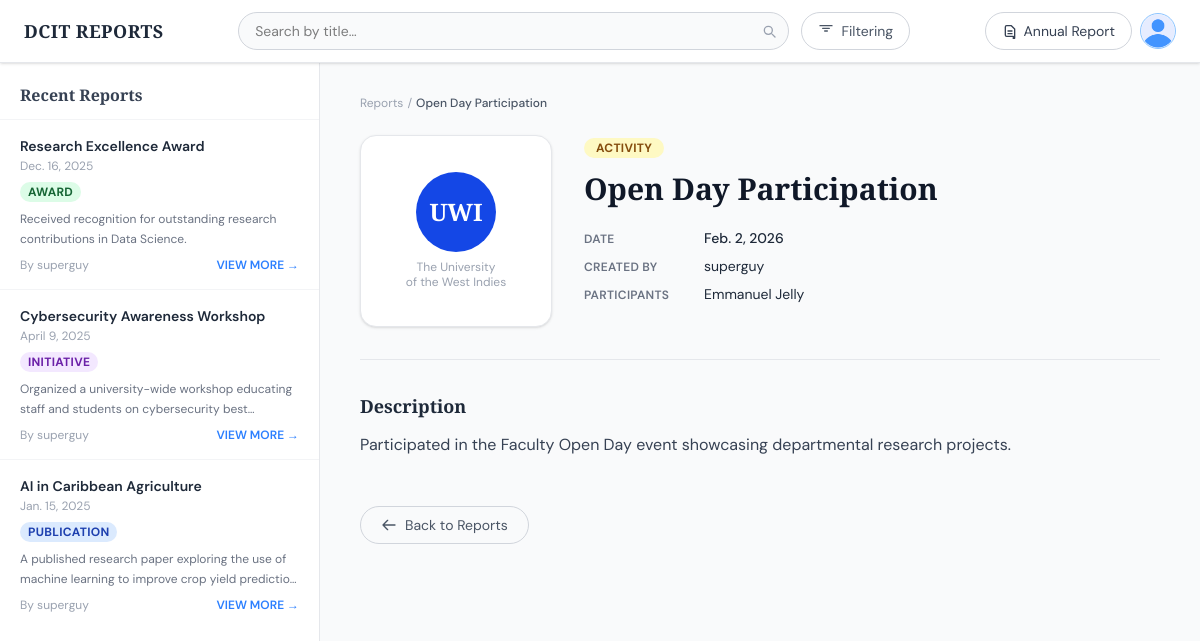
Screenshot of /reports/report/4 (signed in) with the database file from the repository.
### users/models.py (models this page shows, shortened)
class UserProfilePic(models.Model):
    user = models.OneToOneField(User,null=False,blank=False ,on_delete=models.CASCADE,unique=True,related_name='profile_pic')
    profilePic = models.ImageField(default="profile_pictures/user.png",upload_to='profile_pictures')

### reports/models.py (models this page shows, shortened)
class Report(models.Model):
    user = models.ForeignKey(User,on_delete=models.CASCADE,null=False,related_name='reports')
    title = models.CharField(max_length=200,blank=False,null=False, db_index=True)
    description = models.TextField(null=False,blank=False)
    participants = models.ManyToManyField(Participant,blank=True)
    category = models.ForeignKey(Category,on_delete=models.SET_NULL,default=1,null=True)
    committees= models.ManyToManyField(Committee,blank=True)
    feature_image = models.ImageField(default='default_image.jpg',upload_to='report_images')
    date_of_report= models.DateField(blank=False,null=False,default=timezone.now())
    created = models.DateTimeField(auto_now_add=True)
    updated = models.DateTimeField(auto_now=True)
    isActive = models.BooleanField(auto_created=True,default=True)
    objects = ReportQuerySet.as_manager()#Custom manager
    class Meta:
        ordering = ['-date_of_report','-created','-updated']

class Category(models.Model):
    name = models.CharField(max_length=200,blank=False,null= False)
    regex = models.TextField(blank=True,null=True)

class Participant(models.Model):
    user = models.ForeignKey(User,on_delete=models.SET_NULL,null=True,blank=True)
    name = models.CharField(max_length=200,blank=False,null=False)

### reports/views.py (the view)
# urls.py: path('report/<int:pk>',view=reportView,name="report_detail"),
def reportView(request, pk):
    logger.info(f"Fetching report with id {pk} from the database")
    try:
        report = get_object_or_404(Report.objects,pk=pk)
        logger.debug(f"Found report f{report.title}")
    except Exception as e:
        logger.error(f"Error fetching report with id {pk}: {e}")
        raise
    recent_reports = Report.objects.all().exclude(pk=report.pk)[:5]
    context = {
        'report': report,
        'recent_reports': recent_reports
    }
    return render(request,'reports/report_details.html',context)

### reports/templates/reports/report_details.html (shortened to what this page needs)
{% extends 'base.html' %}
{% block body %}
{%load cache%}
<div class="flex h-[calc(100vh-65px)] overflow-hidden">
  <aside class="w-80 shrink-0 bg-white border-r border-gray-200 flex flex-col overflow-hidden">
    <div class="px-5 pt-5 pb-3 border-b border-gray-100">
      <h2 class="font-display text-base font-semibold text-gray-700">Recent Reports</h2>
    </div>
    <div class="flex-1 overflow-y-auto divide-y divide-gray-100">
      {% cache 500 recent_reports %}
      {% for recent in recent_reports %}
      <a href="{% url 'reports:report_detail' recent.pk %}"
         class="block px-5 py-4 hover:bg-gray-50 transition group {% if recent.pk == report.pk %}bg-blue-50 border-l-2 border-blue-500{% endif %}">
        <h3 class="text-sm font-semibold text-gray-800 group-hover:text-blue-700 line-clamp-1 transition">
          {{ recent.title }}
        </h3>
        <p class="text-xs text-gray-400 mt-0.5">{{ recent.date_of_report }}</p>
        <div class="flex flex-wrap items-center gap-1.5 mt-2">
          {% if recent.category %}
          {% with cat=recent.category.name|lower %}
          <span class="text-xs font-bold px-2 py-0.5 rounded-full uppercase tracking-wide
            {% if cat == 'award' %}badge-award
            {% elif cat == 'publication' %}badge-publication
            {% elif cat == 'activity' %}badge-activity
            {% elif cat == 'initiative' %}badge-initiative
            {% else %}badge-default{% endif %}">
            {{ recent.category.name }}
          </span>
          {% endwith %}
          {% endif %}
        </div>
        <p class="text-xs text-gray-500 mt-2 line-clamp-2 leading-relaxed">
          {{ recent.description }}
        </p>
        <div class="mt-2 flex items-center justify-between">
          <span class="text-xs text-gray-400">By {{ recent.user.get_full_name|default:recent.user.username }}</span>
          <span class="text-xs font-semibold text-blue-500 group-hover:text-blue-700">VIEW MORE →</span>
        </div>
      </a>
      {% empty %}
      <div class="px-5 py-8 text-center text-sm text-gray-400">No recent reports.</div>
      {% endfor %}
      {% endcache %}
    </div>
  </aside>
  <main class="flex-1 overflow-y-auto bg-gray-50 px-10 py-8">
    <nav class="text-xs text-gray-400 mb-6 flex items-center gap-1">
      <a href="{% url 'reports:index' %}" class="hover:text-blue-600 transition">Reports</a>
      <span>/</span>
      <span class="text-gray-600 font-medium truncate">{{ report.title }}</span>
    </nav>
    <div class="flex gap-8 items-start">
      <div class="shrink-0 w-48 h-48 bg-white border border-gray-200 rounded-2xl flex items-center justify-center shadow-sm overflow-hidden">
        {% if report.feature_image and report.feature_image.name != 'default_image.jpg' %}
          <img src="{{ report.feature_image.url }}" alt="{{ report.title }}" class="w-full h-full object-cover">
        {% else %}
          <div class="text-center p-4">
            <div class="w-20 h-20 mx-auto mb-2 rounded-full bg-blue-700 flex items-center justify-center">
              <span class="font-display text-white font-bold text-2xl">UWI</span>
            </div>
            <p class="text-xs text-gray-400 leading-tight">The University<br>of the West Indies</p>
          </div>
        {% endif %}
      </div>
      <div class="flex-1 min-w-0">
        {% if report.category %}
        {% with cat=report.category.name|lower %}
        <span class="inline-block text-xs font-bold px-3 py-0.5 rounded-full uppercase tracking-wide mb-3
          {% if cat == 'award' %}badge-award
          {% elif cat == 'publication' %}badge-publication
          {% elif cat == 'activity' %}badge-activity
          {% elif cat == 'initiative' %}badge-initiative
          {% else %}badge-default{% endif %}">
          {{ report.category.name }}
        </span>
        {% endwith %}
        {% endif %}
        <h1 class="font-display text-3xl font-bold text-gray-900 leading-tight mb-5">
          {{ report.title }}
        </h1>
        <dl class="space-y-2 text-sm">
          <div class="flex items-baseline gap-2">
            <dt class="font-semibold text-gray-500 uppercase tracking-wide text-xs w-28 shrink-0">Date</dt>
            <dd class="text-gray-800 font-medium">{{ report.date_of_report }}</dd>
          </div>
          <div class="flex items-baseline gap-2">
            <dt class="font-semibold text-gray-500 uppercase tracking-wide text-xs w-28 shrink-0">Created By</dt>
            <dd class="text-gray-800">{{ report.user.get_full_name|default:report.user.username }}</dd>
          </div>
          {% if report.participants.exists %}
          <div class="flex items-baseline gap-2">
            <dt class="font-semibold text-gray-500 uppercase tracking-wide text-xs w-28 shrink-0">Participants</dt>
            <dd class="text-gray-800">
              {% for p in report.participants.all|slice:":3" %}
                {{ p.name }}{% if not forloop.last %}, {% endif %}
              {% endfor %}
            </dd>
          </div>
          {% endif %}
        </dl>
      </div>
    </div>
    <div class="my-8 border-t border-gray-200"></div>
    <div class="max-w-3xl">
      <h2 class="font-display text-lg font-semibold text-gray-800 mb-3">Description</h2>
      <div class="prose prose-gray text-gray-700 text-base leading-relaxed space-y-4">
        {{ report.description|linebreaksbr }}
      </div>
    </div>
    <div class="mt-12">
      <a href="{% url 'reports:index' %}"
         class="inline-flex items-center gap-2 px-5 py-2 rounded-full border border-gray-300 text-sm text-gray-600 hover:bg-white hover:shadow-sm transition">
        <svg xmlns="http://www.w3.org/2000/svg" class="h-4 w-4" fill="none" viewBox="0 0 24 24" stroke="currentColor">
          <path stroke-linecap="round" stroke-linejoin="round" stroke-width="2" d="M10 19l-7-7m0 0l7-7m-7 7h18"/>
        </svg>
        Back to Reports
      </a>
    </div>
  </main>
</div>
{% endblock %}

### templates/base.html (shortened to what this page needs)
<!DOCTYPE html>
<html lang="en">
<head>
    <script src="https://cdn.jsdelivr.net/npm/@tailwindcss/browser@4"></script>
</head>
<body class="bg-gray-50 min-h-screen">
<header class="w-full bg-white border-b border-gray-200 px-6 py-3 sticky top-0 z-40 shadow-sm">
  <div class="flex items-center justify-between gap-4">
    <a href="{% url 'reports:index' %}" class="font-display text-lg font-bold tracking-wide text-gray-800 whitespace-nowrap shrink-0">
      DCIT REPORTS
    </a>
    <div class="flex items-center gap-3 flex-1 max-w-2xl">
      <form method="GET" action="{% url 'reports:index' %}" class="flex-1">
        <div class="relative">
          <input name="q" type="text" value="{{ request.GET.q }}" placeholder="Search by title…"
            class="w-full rounded-full border border-gray-300 bg-gray-50 px-4 py-2 pr-10 text-sm focus:outline-none focus:ring-2 focus:ring-blue-200 focus:border-blue-400 transition"/>
          <button type="submit" class="absolute right-3 top-1/2 -translate-y-1/2 text-gray-400 hover:text-gray-600">
            <svg xmlns="http://www.w3.org/2000/svg" class="h-4 w-4" fill="none" viewBox="0 0 24 24" stroke="currentColor">
              <path stroke-linecap="round" stroke-linejoin="round" stroke-width="2" d="M21 21l-4.35-4.35M17 11A6 6 0 115 11a6 6 0 0112 0z"/>
            </svg>
          </button>
        </div>
      </form>
      <button id="open-filter"
        class="flex items-center gap-2 rounded-full border border-gray-300 bg-white px-4 py-2 text-sm text-gray-600 hover:bg-gray-50 whitespace-nowrap transition">
        <svg xmlns="http://www.w3.org/2000/svg" class="h-4 w-4" fill="none" viewBox="0 0 24 24" stroke="currentColor">
          <path stroke-linecap="round" stroke-linejoin="round" stroke-width="2" d="M3 4h18M7 8h10M10 12h4"/>
        </svg>
        Filtering
      </button>
    </div>
    <div class="flex items-center gap-2 shrink-0">
      <a href=""
         class="flex items-center gap-1.5 rounded-full border border-gray-300 bg-white px-4 py-2 text-sm text-gray-700 hover:bg-gray-50 transition">
        <svg xmlns="http://www.w3.org/2000/svg" class="h-4 w-4" fill="none" viewBox="0 0 24 24" stroke="currentColor">
          <path stroke-linecap="round" stroke-linejoin="round" stroke-width="2" d="M9 12h6m-6 4h6m2 4H7a2 2 0 01-2-2V6a2 2 0 012-2h7l5 5v13a2 2 0 01-2 2z"/>
        </svg>
        Annual Report
      </a>
      {% if request.user.is_authenticated %}
      <a href="{%url 'users:profile'%}"
         title="{{ user.get_full_name|default:user.username }}"
         class="flex items-center justify-center w-9 h-9 rounded-full border border-blue-300 bg-blue-50 hover:bg-blue-100 overflow-hidden transition">
          <img src="{{ user.profile_pic.profilePic.url }}" alt="Profile Picture" class="w-full h-full object-cover">
      </a>
      {% endif %}
    </div>
  </div>
</header>
{% block body %}{% endblock %}
</body>
</html>

### templates/base.html (style rules this page uses)
body { font-family: 'DM Sans', sans-serif; }
.font-display { font-family: 'Playfair Display', serif; }
.badge-award { background:#dcfce7; color:#166534; }
.badge-publication { background:#dbeafe; color:#1e40af; }
.badge-activity { background:#fef9c3; color:#854d0e; }
.badge-initiative { background:#f3e8ff; color:#6b21a8; }

### rows the page displays
Report: title "Research Excellence Award", date_of_report "Dec. 16, 2025", category.name "AWARD", description "Received recognition for outstanding research contributions in Data Science.", user.get_full_name "superguy"
Report: title "Cybersecurity Awareness Workshop", date_of_report "April 9, 2025", category.name "INITIATIVE", description "Organized a university-wide workshop educating staff and students on cybersecurity…", user.get_full_name "superguy"
Report: title "AI in Caribbean Agriculture", date_of_report "Jan. 15, 2025", category.name "PUBLICATION", description "A published research paper exploring the use of machine learning to improve crop yield…", user.get_full_name "superguy"
Report: title "Open Day Participation", category.name "ACTIVITY", date_of_report "Feb. 2, 2026", user.get_full_name "superguy", description "Participated in the Faculty Open Day event showcasing departmental research projects."
Participant: name "Emmanuel Jelly"
